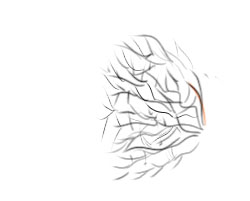
#> input picture 3_sum_images/1.jpg, 250 x 201 px
$ python main.py
#> lines starting #> are read from the running program, lines starting #| are printed output that depends on the picture; after the words box and inside, x2 and y2 are one past the last pixel; in counts of white or black regions, pixels touching at a corner belong together
import cv2
import numpy as np

img1 = cv2.imread("1.jpg",0)
#> img1: shape (201, 250); min 29, max 255, mean 248.9
img2 = cv2.imread('2.jpg',0)
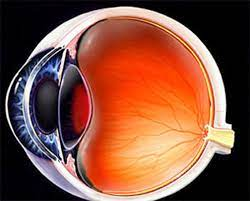
#> input picture 3_sum_images/2.jpg, 250 x 201 px
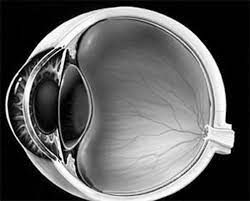
#> img2: shape (201, 250); min 0, max 255, mean 93.6

# img3 = img1 + img2
# img3 = cv2.add(img1,img2)
# img3 = cv2.addWeighted(img1, 0.4,img2,0.6,0)
ref, mask = cv2.threshold(img1,200,255,cv2.THRESH_BINARY)
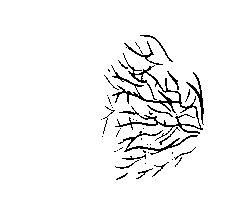
#> mask: shape (201, 250); 95.4% white; black in thin lines or dots, all inside (x1, y1, x2, y2) = (101, 35, 204, 180)
reverse = cv2.bitwise_not(mask)
# masks
# cv2.imshow("The Mask", mask)
# cv2.imshow("The Mask reversed", reverse)

img_m = cv2.bitwise_and(img2,img2,mask=mask)
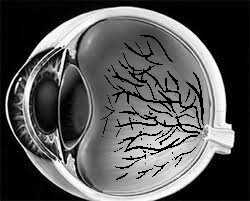
#> img_m: shape (201, 250); min 0, max 255, mean 86.9
img_r = cv2.bitwise_and(img2,img2,reverse)
end_img = cv2.add(img_m,img_r)
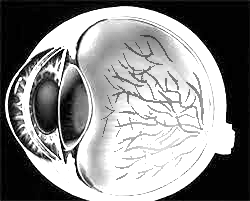
#> end_img: shape (201, 250); min 0, max 255, mean 138.6
cv2.imshow("bitwise",end_img)
# img_m = cv2.bitwise_and(img2,img2,mask=reverse)
# cv2.imshow("bitwise and",img_m)
# cv2.imshow("image 2",img2)


cv2.waitKey(0)
cv2.destroyAllWindows()
